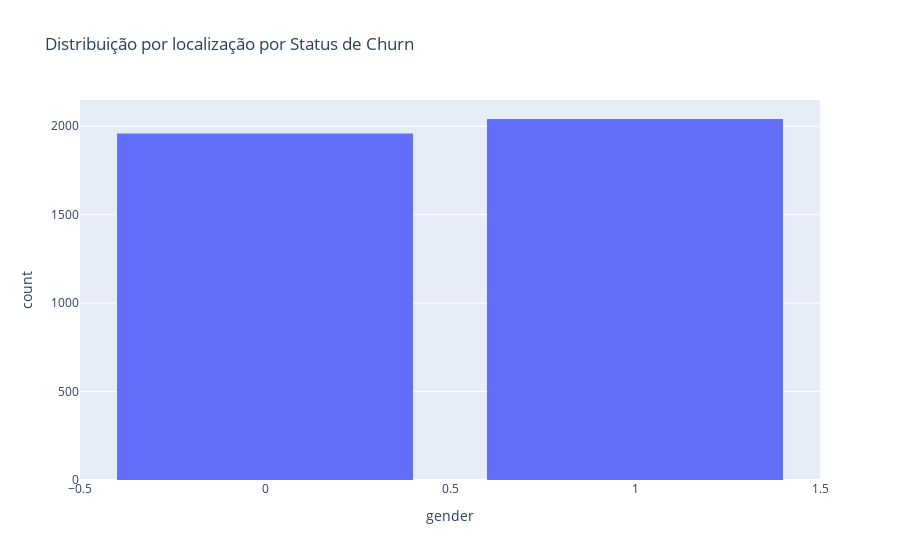

Notebook code for this chart:
### Code cell
#Histograma por gênero
fig = px.histogram(gym, x="gender", title="Distribuição por localização por Status de Churn")
fig.update_layout(bargap=0.2)
fig.show()

### Figure 1 — Plotly figure (JSON) as saved in the notebook; plotly's stock layout.template omitted (floating-point values rounded to 4 significant figures; data arrays with more than 128 entries replaced by an {"elided": "..."} marker saying what was removed)
{"data": [{"alignmentgroup": "True", "bingroup": "x", "hovertemplate": "gender=%{x}<br>count=%{y}<extra></extra>", "legendgroup": "", "marker": {"color": "#636efa", "pattern": {"shape": ""}}, "name": "", "offsetgroup": "", "orientation": "v", "showlegend": false, "type": "histogram", "x": {"elided": "4000 int values"}, "xaxis": "x", "yaxis": "y"}], "layout": {"bargap": 0.2, "barmode": "relative", "legend": {"tracegroupgap": 0}, "title": {"text": "Distribuição por localização por Status de Churn"}, "xaxis": {"anchor": "y", "domain": [0, 1], "title": {"text": "gender"}}, "yaxis": {"anchor": "x", "domain": [0, 1], "title": {"text": "count"}}}}
